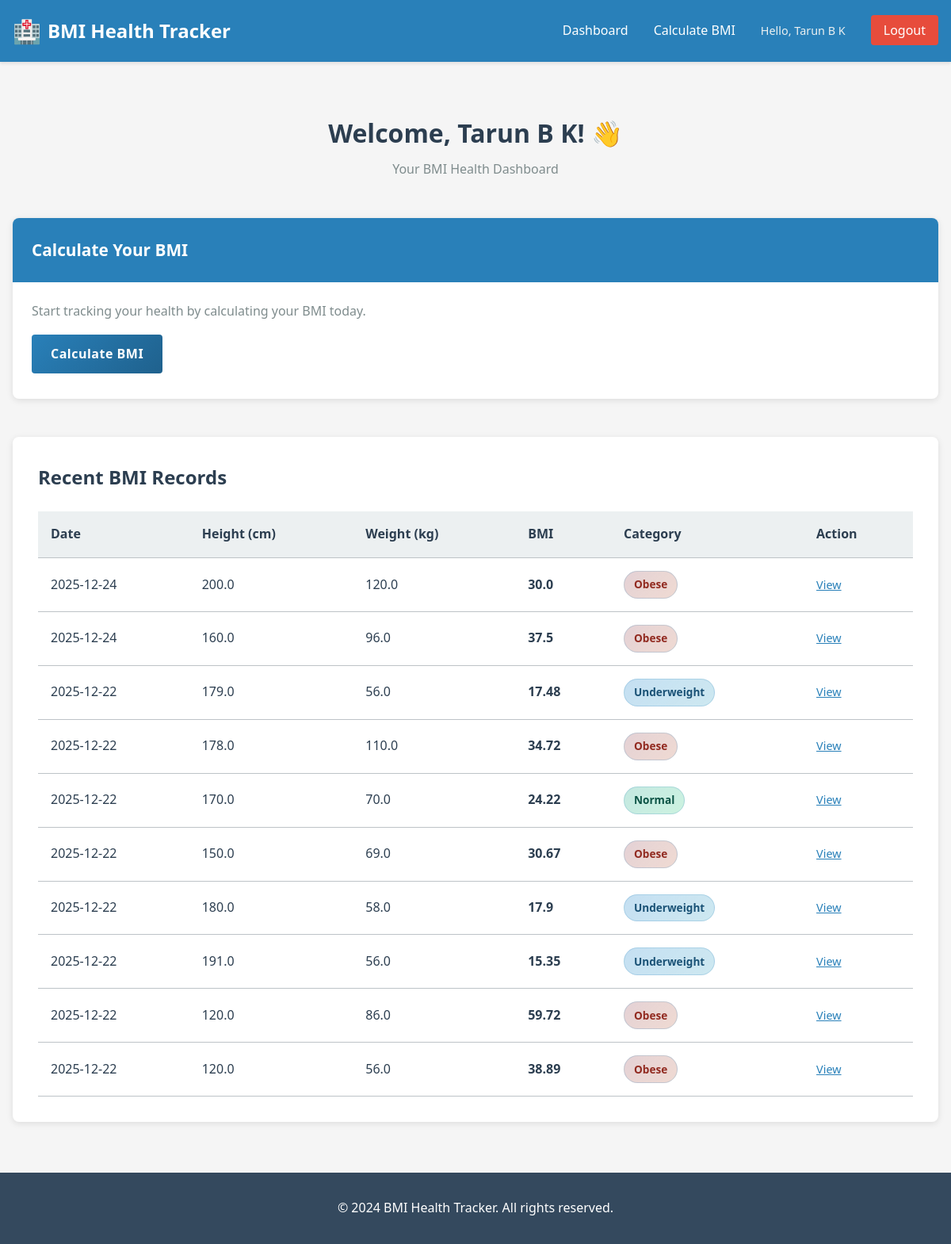
The page /dashboard (signed in) on the database as committed earlier.
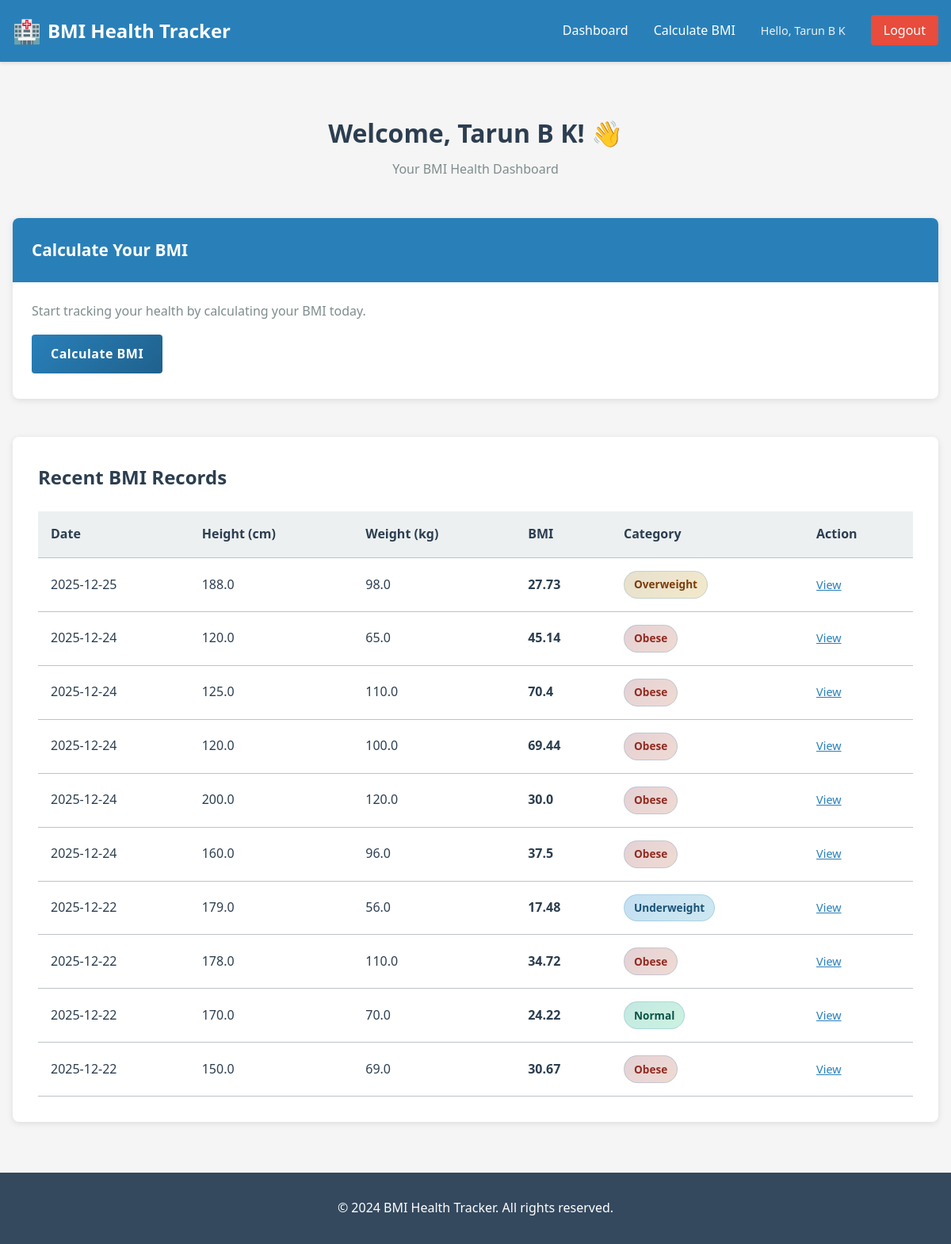
The same page on the database as committed later.
### tables this page shows
CREATE TABLE bmi_records (
            id INTEGER PRIMARY KEY AUTOINCREMENT,
            patient_id INTEGER NOT NULL,
            height REAL NOT NULL,
            weight REAL NOT NULL,
            bmi REAL NOT NULL,
            category TEXT NOT NULL,
            date TIMESTAMP DEFAULT CURRENT_TIMESTAMP, age INTEGER,
            FOREIGN KEY (patient_id) REFERENCES users(id)
        );

### app.py (the view)
@app.route('/dashboard')
@login_required
def dashboard():
    db = get_db()
    cursor = db.cursor()
    cursor.execute(
        'SELECT * FROM bmi_records WHERE patient_id = ? ORDER BY date DESC LIMIT 10',
        (session['user_id'],)
    )
    records = cursor.fetchall()
    db.close()
    return render_template('dashboard.html', records=records)

### app.py (called while the page is built)
def get_db():
    db = sqlite3.connect(DATABASE)
    db.row_factory = sqlite3.Row
    return db

def login_required(f):
    @wraps(f)
    def decorated_function(*args, **kwargs):
        if 'user_id' not in session:
            return redirect(url_for('login'))
        return f(*args, **kwargs)
    return decorated_function

### templates/dashboard.html (shortened to what this page needs)
{% extends "base.html" %}
{% block content %}
<div class="dashboard-container">
    <div class="dashboard-header">
        <h1>Welcome, {{ session.get('user_name') }}! 👋</h1>
        <p>Your BMI Health Dashboard</p>
    </div>
    <div class="dashboard-grid">
        <div class="dashboard-card">
            <div class="card-header">
                <h2>Calculate Your BMI</h2>
            </div>
            <div class="card-body">
                <p>Start tracking your health by calculating your BMI today.</p>
                <a href="{{ url_for('bmi_calculator') }}" class="btn btn-primary">
                    Calculate BMI
                </a>
            </div>
        </div>
    </div>
    {% if records %}
    <div class="records-section">
        <h2>Recent BMI Records</h2>
        <div class="records-table">
            <table>
                <thead>
                    <tr>
                        <th>Date</th>
                        <th>Height (cm)</th>
                        <th>Weight (kg)</th>
                        <th>BMI</th>
                        <th>Category</th>
                        <th>Action</th>
                    </tr>
                </thead>
                <tbody>
                    {% for record in records %}
                    <tr>
                        <td>{{ record['date'][:10] }}</td>
                        <td>{{ record['height'] }}</td>
                        <td>{{ record['weight'] }}</td>
                        <td><strong>{{ record['bmi'] }}</strong></td>
                        <td>
                            <span class="badge badge-{{ record['category'].lower().replace(' ', '-') }}">
                                {{ record['category'] }}
                            </span>
                        </td>
                        <td>
                            <a href="{{ url_for('result', record_id=record['id']) }}" class="btn-link">View</a>
                        </td>
                    </tr>
                    {% endfor %}
                </tbody>
            </table>
        </div>
    </div>
    {% else %}
    <div class="no-records">
        <p>No BMI records yet. Start by calculating your BMI!</p>
    </div>
    {% endif %}
</div>
{% endblock %}

### templates/base.html (shortened to what this page needs)
<!DOCTYPE html>
<html lang="en">
<head>
    <link rel="stylesheet" href="{{ url_for('static', filename='css/style.css') }}">
</head>
<body>
    {% if session.get('user_id') %}
    <nav class="navbar">
        <div class="nav-container">
            <a href="{{ url_for('dashboard') }}" class="nav-logo">
                <span class="logo-icon">🏥</span> BMI Health Tracker
            </a>
            <ul class="nav-menu">
                <li class="nav-item">
                    <a href="{{ url_for('dashboard') }}" class="nav-link">Dashboard</a>
                </li>
                <li class="nav-item">
                    <a href="{{ url_for('bmi_calculator') }}" class="nav-link">Calculate BMI</a>
                </li>
                <li class="nav-item">
                    <span class="nav-username">Hello, {{ session.get('user_name') }}</span>
                </li>
                <li class="nav-item">
                    <a href="{{ url_for('logout') }}" class="nav-link logout-btn">Logout</a>
                </li>
            </ul>
        </div>
    </nav>
    {% endif %}
    <main class="main-content">
        {% block content %}{% endblock %}
    </main>
    <footer class="footer">
        <p>&copy; 2024 BMI Health Tracker. All rights reserved.</p>
    </footer>
</body>
</html>

### static/css/style.css (style rules this page uses)
* { margin: 0; padding: 0; box-sizing: border-box; }
:root { --primary-color: #2980b9; --secondary-color: #27ae60; --danger-color: #e74c3c; --warning-color: #f39c12; --info-color: #3498db; --light-gray: #ecf0f1; --dark-gray: #34495e; --text-color: #2c3e50; --border-color: #bdc3c7; --success-color: #27ae60; --error-color: #e74c3c; }
html, body { height: 100%; }
body { font-family: 'Segoe UI', Tahoma, Geneva, Verdana, sans-serif; line-height: 1.6; color: var(--text-color); background-color: #f5f5f5; }
a { text-decoration: none; color: var(--primary-color); transition: color 0.3s ease; }
.navbar { background-color: var(--primary-color); color: white; padding: 1rem 0; position: sticky; top: 0; z-index: 100; box-shadow: 0 2px 4px rgba(0,0,0,0.1); }
.nav-container { max-width: 1200px; margin: 0 auto; padding: 0 1rem; display: flex; justify-content: space-between; align-items: center; }
.nav-logo { font-size: 1.5rem; font-weight: bold; color: white; display: flex; align-items: center; gap: 0.5rem; }
.logo-icon { font-size: 1.8rem; }
.nav-menu { display: flex; list-style: none; gap: 2rem; align-items: center; flex-wrap: wrap; }
.nav-item a { color: white; transition: color 0.3s ease; }
.nav-username { color: #ecf0f1; font-size: 0.9rem; }
.logout-btn { background-color: var(--danger-color); padding: 0.5rem 1rem; border-radius: 4px; transition: background-color 0.3s ease; }
.main-content { min-height: calc(100vh - 200px); max-width: 1200px; margin: 2rem auto; padding: 0 1rem; }
.footer { background-color: var(--dark-gray); color: white; text-align: center; padding: 2rem; margin-top: 2rem; }
.btn { padding: 0.75rem 1.5rem; border: none; border-radius: 4px; font-size: 1rem; cursor: pointer; transition: all 0.3s ease; display: inline-block; text-align: center; font-weight: 600; }
.btn-primary { background: linear-gradient(135deg, #2980b9 0%, #1f618d 100%); color: white; font-weight: 600; letter-spacing: 0.5px; position: relative; overflow: hidden; }
.btn-primary::before { content: ''; position: absolute; top: 0; left: -100%; width: 100%; height: 100%; background: linear-gradient(90deg, transparent, rgba(255, 255, 255, 0.2), transparent); transition: left 0.5s; }
.btn-link { background: none; border: none; cursor: pointer; color: var(--primary-color); padding: 0; text-decoration: underline; font-size: 0.9rem; }
.badge { background: linear-gradient(135deg, rgba(41, 128, 185, 0.1) 0%, rgba(46, 204, 113, 0.05) 100%); border: 1px solid rgba(41, 128, 185, 0.2); padding: 0.5rem 1rem; border-radius: 20px; font-size: 0.85rem; color: #1a4d6d; font-weight: 600; transition: all 0.3s ease; }
.dashboard-container { padding: 2rem 0; }
.dashboard-header { text-align: center; margin-bottom: 3rem; }
.dashboard-header h1 { font-size: 2rem; margin-bottom: 0.5rem; }
.dashboard-header p { color: #7f8c8d; }
.dashboard-grid { display: grid; grid-template-columns: repeat(auto-fit, minmax(300px, 1fr)); gap: 2rem; margin-bottom: 3rem; }
.dashboard-card { background: white; border-radius: 8px; box-shadow: 0 2px 8px rgba(0,0,0,0.1); overflow: hidden; transition: transform 0.3s ease, box-shadow 0.3s ease; }
.card-header { background-color: var(--primary-color); color: white; padding: 1.5rem; }
.card-header h2 { font-size: 1.3rem; margin: 0; }
.card-body { padding: 1.5rem; }
.card-body p { color: #7f8c8d; margin-bottom: 1rem; }
.records-section { background: white; border-radius: 8px; box-shadow: 0 2px 8px rgba(0,0,0,0.1); padding: 2rem; margin-top: 2rem; }
.records-section h2 { margin-bottom: 1.5rem; color: var(--text-color); }
.records-table { overflow-x: auto; }
table { width: 100%; border-collapse: collapse; }
table thead { background-color: var(--light-gray); }
table th, table td { padding: 1rem; text-align: left; border-bottom: 1px solid var(--border-color); }
table th { font-weight: 600; color: var(--text-color); }
.badge { display: inline-block; padding: 0.35rem 0.75rem; border-radius: 20px; font-size: 0.85rem; font-weight: 600; }
.badge-underweight { background-color: #d6eaf8; color: #1a5276; }
.badge-normal { background-color: #d5f4e6; color: #0b5345; }
.badge-overweight { background-color: #fdebd0; color: #7d3c0b; }
.badge-obese { background-color: #fadbd8; color: #922b21; }

Rows that differ between the two databases and show on the page:
no longer on this page (row unchanged): bmi_records: date "2025-12-22", height "180.0", weight "58.0", bmi "17.9", category "Underweight"
no longer on this page (row unchanged): bmi_records: date "2025-12-22", height "191.0", weight "56.0", bmi "15.35", category "Underweight"
no longer on this page (row unchanged): bmi_records: date "2025-12-22", height "120.0", weight "86.0", bmi "59.72", category "Obese"
no longer on this page (row unchanged): bmi_records: date "2025-12-22", height "120.0", weight "56.0", bmi "38.89", category "Obese"
added bmi_records: date "2025-12-25", height "188.0", weight "98.0", bmi "27.73", category "Overweight"
added bmi_records: date "2025-12-24", height "120.0", weight "65.0", bmi "45.14", category "Obese"
added bmi_records: date "2025-12-24", height "125.0", weight "110.0", bmi "70.4", category "Obese"
added bmi_records: date "2025-12-24", height "120.0", weight "100.0", bmi "69.44", category "Obese"
